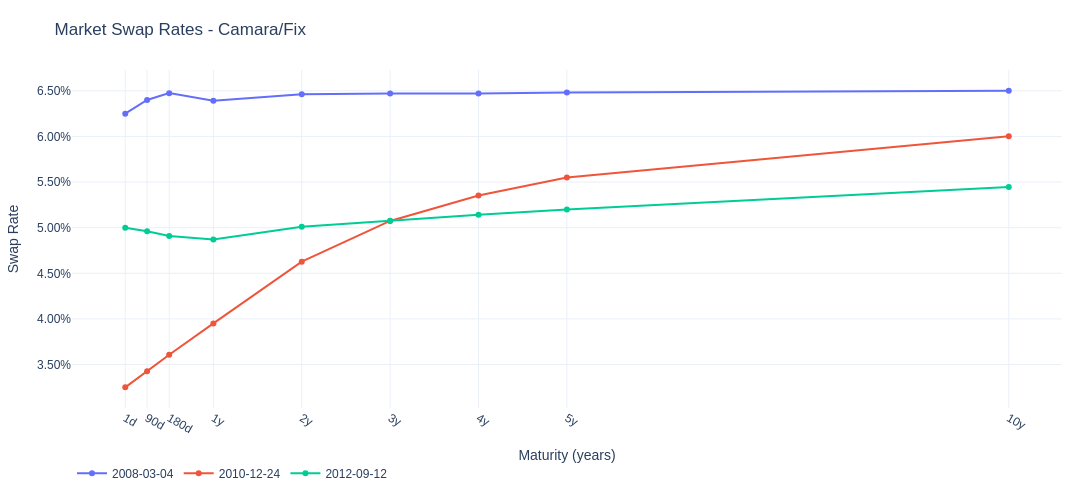

The code cell stored with this chart in its notebook:
### Code cell
fig = go.Figure()
sample = market_rates_df.sample(3, random_state=1)
for date, row in sample.iterrows():
    tenors_years = np.array([str_tenor_to_days(c) for c in row.index]) / 360
    fig.add_trace(go.Scatter(x=tenors_years, y=row.values, mode='lines+markers', name=str(date.date())))

fig.update_xaxes(ticktext=market_rates_df.columns, tickvals=tenors_years)
fig.update_yaxes(tickformat=".2%")
fig.update_layout()
apply_style(fig, title="Market Swap Rates - Camara/Fix", x_title="Maturity (years)", y_title="Swap Rate")
fig.show()

### Figure 1 — Plotly figure (JSON) as saved in the notebook; plotly's stock layout.template omitted (floating-point values rounded to 4 significant figures)
{"data": [{"mode": "lines+markers", "name": "2008-03-04", "type": "scatter", "x": [0.002778, 0.25, 0.5, 1.0, 2.0, 3.0, 4.0, 5.0, 10.0], "y": [0.0625, 0.06399, 0.06475, 0.06392, 0.06461, 0.06471, 0.06471, 0.06482, 0.06502]}, {"mode": "lines+markers", "name": "2010-12-24", "type": "scatter", "x": [0.002778, 0.25, 0.5, 1.0, 2.0, 3.0, 4.0, 5.0, 10.0], "y": [0.0325, 0.03425, 0.03607, 0.03951, 0.04627, 0.05074, 0.05353, 0.05551, 0.06002]}, {"mode": "lines+markers", "name": "2012-09-12", "type": "scatter", "x": [0.002778, 0.25, 0.5, 1.0, 2.0, 3.0, 4.0, 5.0, 10.0], "y": [0.05, 0.0496, 0.0491, 0.0487, 0.0501, 0.05076, 0.05142, 0.05198, 0.05447]}], "layout": {"autosize": true, "font": {"family": "Arial", "size": 12}, "height": 500, "legend": {"orientation": "h", "x": 0, "xanchor": "left", "y": -0.15, "yanchor": "top"}, "margin": {"b": 70, "l": 60, "r": 30, "t": 70}, "title": {"text": "Market Swap Rates - Camara/Fix", "xanchor": "left"}, "width": 1200, "xaxis": {"showgrid": true, "ticktext": ["1d", "90d", "180d", "1y", "2y", "3y", "4y", "5y", "10y"], "tickvals": [0.002778, 0.25, 0.5, 1.0, 2.0, 3.0, 4.0, 5.0, 10.0], "title": {"text": "Maturity (years)"}, "zeroline": false}, "yaxis": {"showgrid": true, "tickformat": ".2%", "title": {"text": "Swap Rate"}, "zeroline": false}}}
